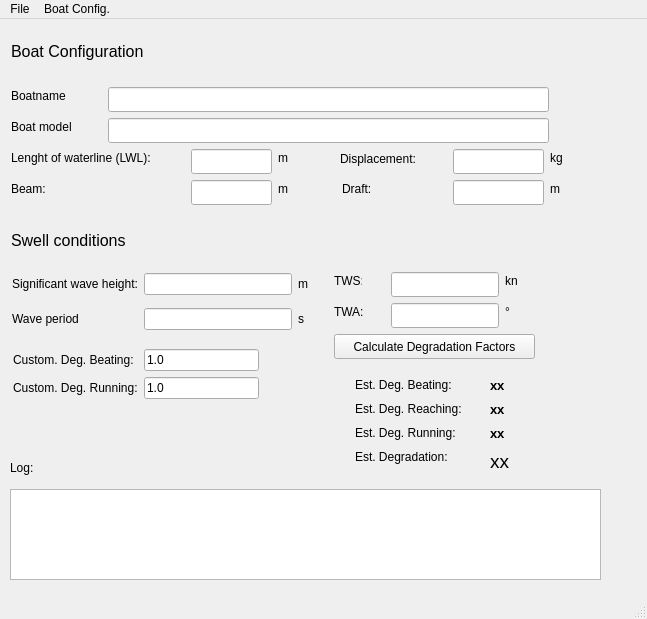
<?xml version="1.0" encoding="UTF-8"?>
<ui version="4.0">
 <class>SwellAdjustmentMain</class>
 <widget class="QMainWindow" name="SwellAdjustmentMain">
  <property name="geometry">
   <rect>
    <x>0</x>
    <y>0</y>
    <width>647</width>
    <height>619</height>
   </rect>
  </property>
  <property name="windowTitle">
   <string>Polar Performance Swell Adjustment V1.4 (@ Christian Heiling)</string>
  </property>
  <widget class="QWidget" name="centralwidget">
   <widget class="QLabel" name="label">
    <property name="geometry">
     <rect>
      <x>11</x>
      <y>21</y>
      <width>143</width>
      <height>22</height>
     </rect>
    </property>
    <property name="font">
     <font>
      <pointsize>12</pointsize>
     </font>
    </property>
    <property name="text">
     <string>Boat Configuration</string>
    </property>
   </widget>
   <widget class="QLabel" name="label_2">
    <property name="geometry">
     <rect>
      <x>11</x>
      <y>68</y>
      <width>81</width>
      <height>17</height>
     </rect>
    </property>
    <property name="text">
     <string>Boatname</string>
    </property>
   </widget>
   <widget class="QLabel" name="label_3">
    <property name="geometry">
     <rect>
      <x>11</x>
      <y>99</y>
      <width>81</width>
      <height>17</height>
     </rect>
    </property>
    <property name="text">
     <string>Boat model</string>
    </property>
   </widget>
   <widget class="QLabel" name="label_4">
    <property name="geometry">
     <rect>
      <x>11</x>
      <y>130</y>
      <width>161</width>
      <height>17</height>
     </rect>
    </property>
    <property name="text">
     <string>Lenght of waterline (LWL):</string>
    </property>
   </widget>
   <widget class="QLabel" name="label_5">
    <property name="geometry">
     <rect>
      <x>11</x>
      <y>161</y>
      <width>36</width>
      <height>17</height>
     </rect>
    </property>
    <property name="text">
     <string>Beam:</string>
    </property>
   </widget>
   <widget class="QLabel" name="label_6">
    <property name="geometry">
     <rect>
      <x>340</x>
      <y>130</y>
      <width>91</width>
      <height>20</height>
     </rect>
    </property>
    <property name="text">
     <string>Displacement:</string>
    </property>
   </widget>
   <widget class="QLabel" name="label_7">
    <property name="geometry">
     <rect>
      <x>342</x>
      <y>161</y>
      <width>32</width>
      <height>17</height>
     </rect>
    </property>
    <property name="text">
     <string>Draft:</string>
    </property>
   </widget>
   <widget class="QLineEdit" name="boat_name">
    <property name="geometry">
     <rect>
      <x>108</x>
      <y>68</y>
      <width>441</width>
      <height>25</height>
     </rect>
    </property>
    <property name="text">
     <string/>
    </property>
   </widget>
   <widget class="QLineEdit" name="boat_model">
    <property name="geometry">
     <rect>
      <x>108</x>
      <y>99</y>
      <width>441</width>
      <height>25</height>
     </rect>
    </property>
   </widget>
   <widget class="QLineEdit" name="boat_lwl">
    <property name="geometry">
     <rect>
      <x>191</x>
      <y>130</y>
      <width>81</width>
      <height>25</height>
     </rect>
    </property>
   </widget>
   <widget class="QLineEdit" name="boat_beam">
    <property name="geometry">
     <rect>
      <x>191</x>
      <y>161</y>
      <width>81</width>
      <height>25</height>
     </rect>
    </property>
   </widget>
   <widget class="QLineEdit" name="boat_displacement">
    <property name="geometry">
     <rect>
      <x>453</x>
      <y>130</y>
      <width>91</width>
      <height>25</height>
     </rect>
    </property>
   </widget>
   <widget class="QLineEdit" name="boat_draft">
    <property name="geometry">
     <rect>
      <x>453</x>
      <y>161</y>
      <width>91</width>
      <height>25</height>
     </rect>
    </property>
   </widget>
   <widget class="QLabel" name="label_8">
    <property name="geometry">
     <rect>
      <x>278</x>
      <y>130</y>
      <width>51</width>
      <height>17</height>
     </rect>
    </property>
    <property name="text">
     <string>m</string>
    </property>
   </widget>
   <widget class="QLabel" name="label_9">
    <property name="geometry">
     <rect>
      <x>278</x>
      <y>161</y>
      <width>34</width>
      <height>17</height>
     </rect>
    </property>
    <property name="text">
     <string>m</string>
    </property>
   </widget>
   <widget class="QLabel" name="label_10">
    <property name="geometry">
     <rect>
      <x>550</x>
      <y>130</y>
      <width>16</width>
      <height>17</height>
     </rect>
    </property>
    <property name="text">
     <string>kg</string>
    </property>
   </widget>
   <widget class="QLabel" name="label_12">
    <property name="geometry">
     <rect>
      <x>11</x>
      <y>210</y>
      <width>122</width>
      <height>22</height>
     </rect>
    </property>
    <property name="font">
     <font>
      <pointsize>12</pointsize>
     </font>
    </property>
    <property name="text">
     <string>Swell conditions</string>
    </property>
   </widget>
   <widget class="QLabel" name="label_17">
    <property name="geometry">
     <rect>
      <x>10</x>
      <y>440</y>
      <width>59</width>
      <height>17</height>
     </rect>
    </property>
    <property name="text">
     <string>Log:</string>
    </property>
   </widget>
   <widget class="QPlainTextEdit" name="event_log">
    <property name="geometry">
     <rect>
      <x>10</x>
      <y>470</y>
      <width>591</width>
      <height>91</height>
     </rect>
    </property>
   </widget>
   <widget class="QLabel" name="label_11">
    <property name="geometry">
     <rect>
      <x>550</x>
      <y>161</y>
      <width>34</width>
      <height>17</height>
     </rect>
    </property>
    <property name="text">
     <string>m</string>
    </property>
   </widget>
   <widget class="QWidget" name="layoutWidget">
    <property name="geometry">
     <rect>
      <x>12</x>
      <y>247</y>
      <width>296</width>
      <height>72</height>
     </rect>
    </property>
    <layout class="QGridLayout" name="gridLayout">
     <item row="0" column="0">
      <widget class="QLabel" name="label_13">
       <property name="text">
        <string>Significant wave height:</string>
       </property>
      </widget>
     </item>
     <item row="0" column="1">
      <widget class="QLineEdit" name="swell_wavehight"/>
     </item>
     <item row="0" column="2">
      <widget class="QLabel" name="label_14">
       <property name="text">
        <string>m</string>
       </property>
      </widget>
     </item>
     <item row="1" column="0">
      <widget class="QLabel" name="label_15">
       <property name="text">
        <string>Wave period</string>
       </property>
      </widget>
     </item>
     <item row="1" column="1">
      <widget class="QLineEdit" name="swell_period"/>
     </item>
     <item row="1" column="2">
      <widget class="QLabel" name="label_16">
       <property name="text">
        <string>s</string>
       </property>
      </widget>
     </item>
    </layout>
   </widget>
   <widget class="QWidget" name="layoutWidget">
    <property name="geometry">
     <rect>
      <x>13</x>
      <y>330</y>
      <width>246</width>
      <height>72</height>
     </rect>
    </property>
    <layout class="QFormLayout" name="formLayout">
     <item row="0" column="0">
      <widget class="QLabel" name="label_18">
       <property name="text">
        <string>Custom. Deg. Beating:</string>
       </property>
      </widget>
     </item>
     <item row="0" column="1">
      <widget class="QLineEdit" name="custom_deg_beat">
       <property name="text">
        <string>1.0</string>
       </property>
      </widget>
     </item>
     <item row="1" column="0">
      <widget class="QLabel" name="label_19">
       <property name="text">
        <string>Custom. Deg. Running:</string>
       </property>
      </widget>
     </item>
     <item row="1" column="1">
      <widget class="QLineEdit" name="custom_deg_run">
       <property name="text">
        <string>1.0</string>
       </property>
      </widget>
     </item>
    </layout>
   </widget>
   <widget class="QLabel" name="label_23">
    <property name="geometry">
     <rect>
      <x>334</x>
      <y>284</y>
      <width>29</width>
      <height>17</height>
     </rect>
    </property>
    <property name="text">
     <string>TWA:</string>
    </property>
   </widget>
   <widget class="QLineEdit" name="wind_twa">
    <property name="geometry">
     <rect>
      <x>391</x>
      <y>284</y>
      <width>108</width>
      <height>25</height>
     </rect>
    </property>
   </widget>
   <widget class="QLabel" name="label_25">
    <property name="geometry">
     <rect>
      <x>505</x>
      <y>284</y>
      <width>16</width>
      <height>17</height>
     </rect>
    </property>
    <property name="text">
     <string>°</string>
    </property>
   </widget>
   <widget class="QPushButton" name="calc_degradation">
    <property name="geometry">
     <rect>
      <x>334</x>
      <y>315</y>
      <width>201</width>
      <height>25</height>
     </rect>
    </property>
    <property name="text">
     <string>Calculate Degradation Factors</string>
    </property>
   </widget>
   <widget class="QLabel" name="label_22">
    <property name="geometry">
     <rect>
      <x>334</x>
      <y>253</y>
      <width>28</width>
      <height>17</height>
     </rect>
    </property>
    <property name="text">
     <string>TWS:</string>
    </property>
   </widget>
   <widget class="QLineEdit" name="wind_tws">
    <property name="geometry">
     <rect>
      <x>391</x>
      <y>253</y>
      <width>108</width>
      <height>25</height>
     </rect>
    </property>
   </widget>
   <widget class="QLabel" name="label_24">
    <property name="geometry">
     <rect>
      <x>505</x>
      <y>253</y>
      <width>16</width>
      <height>17</height>
     </rect>
    </property>
    <property name="text">
     <string>kn</string>
    </property>
   </widget>
   <widget class="QLabel" name="K_reach">
    <property name="geometry">
     <rect>
      <x>490</x>
      <y>381</y>
      <width>41</width>
      <height>18</height>
     </rect>
    </property>
    <property name="font">
     <font>
      <pointsize>10</pointsize>
      <bold>true</bold>
     </font>
    </property>
    <property name="text">
     <string>xx</string>
    </property>
   </widget>
   <widget class="QLabel" name="label_27">
    <property name="geometry">
     <rect>
      <x>355</x>
      <y>429</y>
      <width>111</width>
      <height>17</height>
     </rect>
    </property>
    <property name="text">
     <string>Est. Degradation:</string>
    </property>
   </widget>
   <widget class="QLabel" name="K_run">
    <property name="geometry">
     <rect>
      <x>490</x>
      <y>405</y>
      <width>41</width>
      <height>18</height>
     </rect>
    </property>
    <property name="font">
     <font>
      <pointsize>10</pointsize>
      <bold>true</bold>
     </font>
    </property>
    <property name="text">
     <string>xx</string>
    </property>
   </widget>
   <widget class="QLabel" name="label_20">
    <property name="geometry">
     <rect>
      <x>355</x>
      <y>405</y>
      <width>121</width>
      <height>17</height>
     </rect>
    </property>
    <property name="text">
     <string>Est. Deg. Running:</string>
    </property>
   </widget>
   <widget class="QLabel" name="label_26">
    <property name="geometry">
     <rect>
      <x>355</x>
      <y>381</y>
      <width>121</width>
      <height>17</height>
     </rect>
    </property>
    <property name="text">
     <string>Est. Deg. Reaching:</string>
    </property>
   </widget>
   <widget class="QLabel" name="K_deg">
    <property name="geometry">
     <rect>
      <x>490</x>
      <y>429</y>
      <width>41</width>
      <height>26</height>
     </rect>
    </property>
    <property name="font">
     <font>
      <pointsize>14</pointsize>
      <bold>false</bold>
     </font>
    </property>
    <property name="text">
     <string>xx</string>
    </property>
   </widget>
   <widget class="QLabel" name="K_beat">
    <property name="geometry">
     <rect>
      <x>490</x>
      <y>357</y>
      <width>41</width>
      <height>18</height>
     </rect>
    </property>
    <property name="font">
     <font>
      <pointsize>10</pointsize>
      <bold>true</bold>
     </font>
    </property>
    <property name="text">
     <string>xx</string>
    </property>
   </widget>
   <widget class="QLabel" name="label_21">
    <property name="geometry">
     <rect>
      <x>355</x>
      <y>357</y>
      <width>111</width>
      <height>17</height>
     </rect>
    </property>
    <property name="text">
     <string>Est. Deg. Beating:</string>
    </property>
   </widget>
  </widget>
  <widget class="QMenuBar" name="menubar">
   <property name="geometry">
    <rect>
     <x>0</x>
     <y>0</y>
     <width>647</width>
     <height>30</height>
    </rect>
   </property>
   <widget class="QMenu" name="menuFile">
    <property name="title">
     <string>File</string>
    </property>
    <addaction name="separator"/>
    <addaction name="actionOpen_Polar_File"/>
    <addaction name="actionSave_Polar_File_as"/>
    <addaction name="actionClose"/>
   </widget>
   <widget class="QMenu" name="menuBoat_Config">
    <property name="title">
     <string>Boat Config.</string>
    </property>
    <addaction name="separator"/>
    <addaction name="actionLoad_Boat_Configuration"/>
    <addaction name="actionSave_Boad_Configuration"/>
   </widget>
   <addaction name="menuFile"/>
   <addaction name="menuBoat_Config"/>
  </widget>
  <widget class="QStatusBar" name="statusbar"/>
  <action name="actionOpen_Polar_File">
   <property name="text">
    <string>Open Polar File</string>
   </property>
  </action>
  <action name="actionSave_Polar_File_as">
   <property name="text">
    <string>Save Adjusted Polar File as</string>
   </property>
  </action>
  <action name="actionClose">
   <property name="text">
    <string>Quit</string>
   </property>
  </action>
  <action name="actionLoad_Boat_Configuration">
   <property name="text">
    <string>Load Boat Configuration</string>
   </property>
  </action>
  <action name="actionSave_Boad_Configuration">
   <property name="text">
    <string>Save Boat Configuration</string>
   </property>
  </action>
 </widget>
 <resources/>
 <connections/>
</ui>
